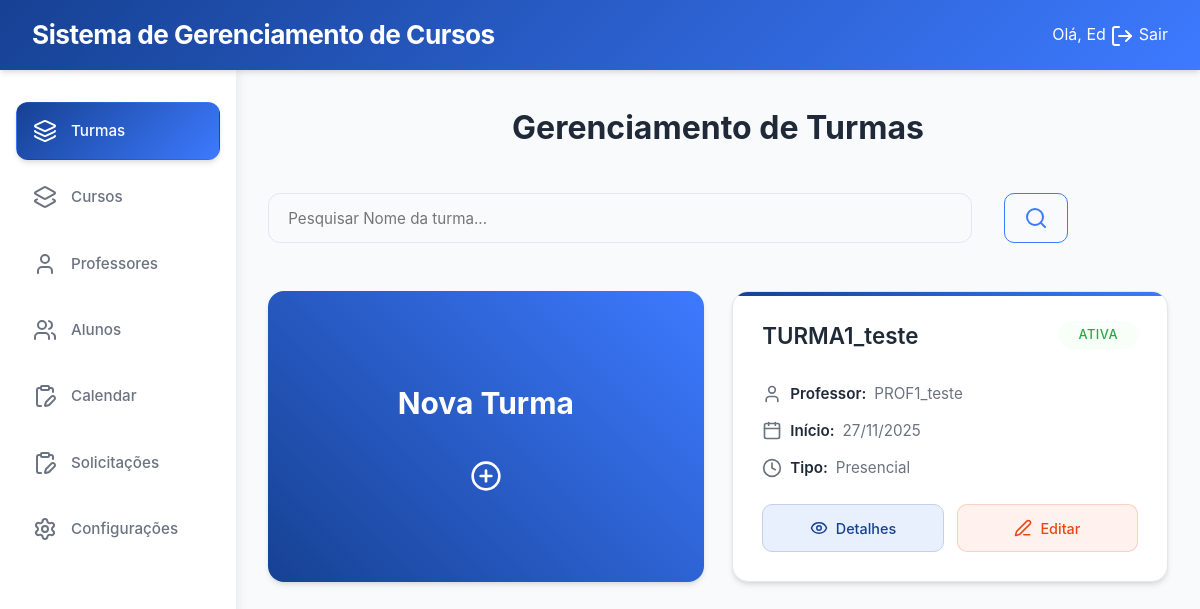
Page /secretaria/turmas/ (signed in) on the earlier database version.
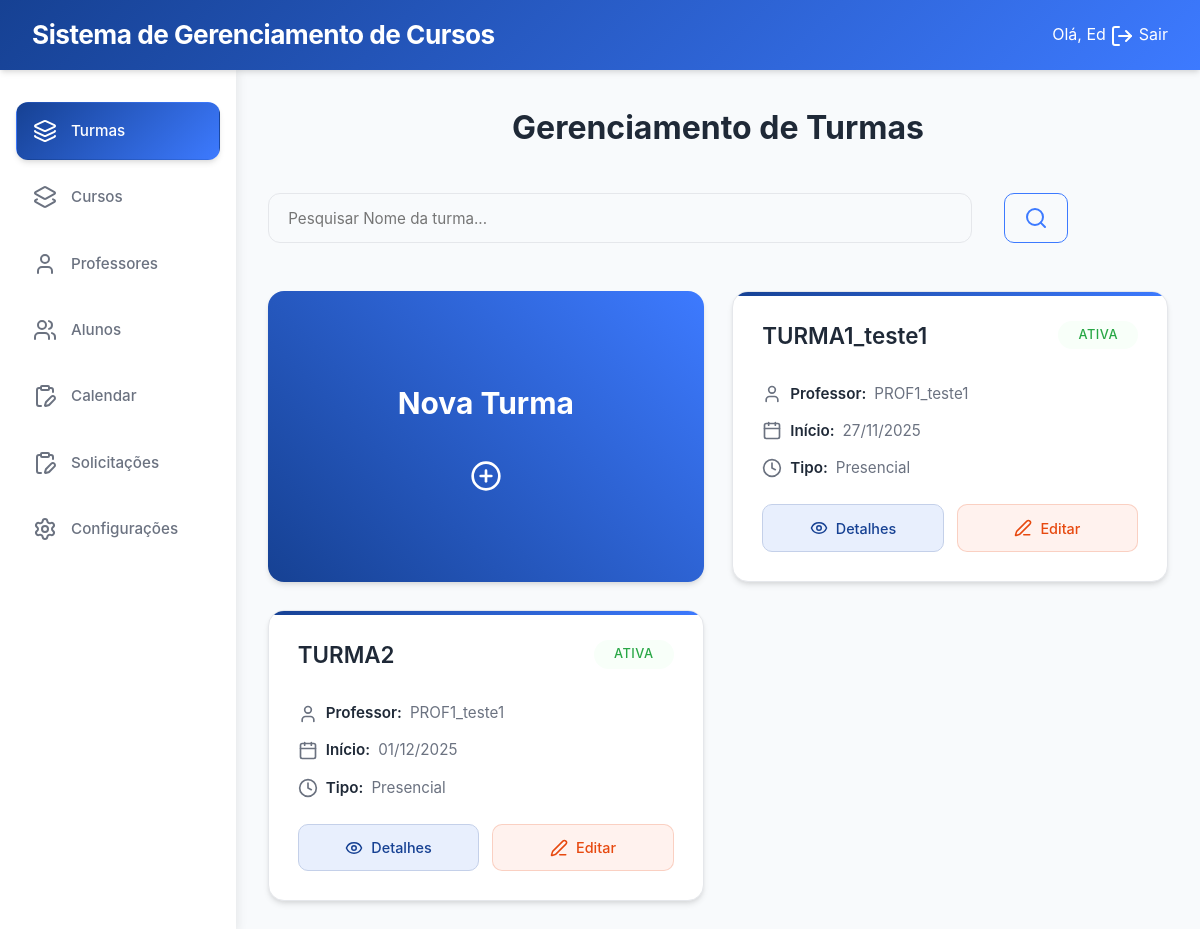
Same page on the later database version.
### cursos/models.py (models this page shows, shortened)
class Turma(models.Model):
    TIPO_AULA = [
        ('presencial', 'Presencial'),
        ('semi', 'Semi-presencial'),
        ('ead', 'EAD'),
    ]
    turma_id = models.AutoField(primary_key=True)
    nome = models.CharField(max_length=100, null=True, blank=True)
    curso = models.ForeignKey(Curso, on_delete=models.CASCADE)
    professor = models.ForeignKey('login.professor', on_delete=models.SET_NULL,  # Ou models.SET_DEFAULT
        null=True,                  # Permite NULL
        blank=True,
        default=None)
    data_inicio = models.DateField()
    data_fim = models.DateField( null=True, blank=True)
    dias_semana = models.CharField(max_length=50)
    entrada_horas = models.CharField(max_length=100, null=True, blank=True)
    saida_horas = models.CharField(max_length=100, null=True, blank=True)
    tipo = models.CharField(max_length=10, choices=TIPO_AULA)
    status = models.BooleanField(default=True)
    class Meta:
        db_table = 'Turma'

### login/models.py (models this page shows, shortened)
class Professor(models.Model):
    professor_id = models.AutoField(primary_key=True)
    usuario = models.OneToOneField(Usuario, on_delete=models.CASCADE)
    salario = models.DecimalField(max_digits=10, decimal_places=2)
    status = models.BooleanField(default=True)
    class Meta:
        db_table = 'Professor'

class Usuario(AbstractUser):
    TIPO_USUARIO = [
        ('aluno', 'Aluno'),
        ('professor', 'Professor'),
        ('secretaria', 'Secretaria'),
    ]
    usuario_id = models.AutoField(primary_key=True)
    nome = models.CharField('Nome', max_length=100, blank=True, null=True)
    sobrenome = models.CharField('Sobrenome', max_length=100, blank=True, null=True)
    email = models.EmailField('E-mail', unique=True, default=None)
    data_nascimento = models.DateField('Data de Nascimento', blank=True, null=True)
    contato = models.CharField(max_length=20, unique=True, blank=True, null=True)
    cpf = models.CharField(max_length=14, unique=True, blank=True, null=True)
    endereco = models.TextField('Endereço', blank=True, null=True)
    tipo = models.CharField(max_length=10, choices=TIPO_USUARIO)
    USERNAME_FIELD = 'email'
    REQUIRED_FIELDS = ['nome','sobrenome','cpf', 'tipo', 'username' ]
    class Meta:
        db_table = 'Usuario'

### secretaria/views.py (the view)
# urls.py: path('turmas/', TurmaListView.as_view(), name='turmaList'),
@method_decorator(secretaria_required, name='dispatch')
class TurmaListView(ListView):
    model = Turma
    template_name = "secretaria/turmaList.html"
    context_object_name = "turmas"

### secretaria/templates/secretaria/turmaList.html (shortened to what this page needs)
{% extends 'secretaria/Abase.html' %}
{% load static %}
{% block content %}
<div class="content-header">
    <h1>Gerenciamento de Turmas</h1>
</div>
<div class="container-search">
    <form method="get" class="search-bar">
        <input type="text" name="q" placeholder="Pesquisar Nome da turma..." value="{{ query }}">
        <button type="submit" class="btn btn-style">
            <i data-lucide="search"></i>
        </button>
    </form>
</div>
<div class="cards-container">
    <a href="{% url 'secretaria:turmaAdd' %}">
        <div class="card card-add">
            <h3>Nova Turma</h3>
            <i data-lucide="plus-circle" style="width: 32px; height: 32px;"></i>
        </div>
    </a>
    {% for turma in turmas %}
        <div class="card card-turma">
            <div class="card-header">
                <h2>{{ turma.nome }}</h2>
                <span class="status-badge {% if turma.status %}status-active{% else %}status-inactive{% endif %}">
                    {{ turma.status|yesno:"Ativa,Inativa" }}
                </span>
            </div>
            <p>
                <i data-lucide="user" style="width: 16px; height: 16px;"></i>
                <strong>Professor:</strong> {{ turma.professor.usuario.nome }}
            </p>
            <p>
                <i data-lucide="calendar" style="width: 16px; height: 16px;"></i>
                <strong>Início:</strong> {{ turma.data_inicio|date:"d/m/Y" }}
            </p>
            <p>
                <i data-lucide="clock" style="width: 16px; height: 16px;"></i>
                <strong>Tipo:</strong> {{ turma.tipo|title }}
            </p>
            <div class="card-actions">
                <a href="{% url 'secretaria:turmaDetail' turma.turma_id %}" class="btn btn-style3">
                    <i data-lucide="eye" style="width: 16px; height: 16px;"></i>
                    Detalhes
                </a>
                <a href="{% url 'secretaria:turmaUpdate' turma.turma_id %}" class="btn btn-style2">
                    <i data-lucide="edit-3" style="width: 16px; height: 16px;"></i>
                    Editar
                </a>
            </div>
        </div>
    {% empty %}
        <div class="no-data">
            <h3>Nenhuma turma encontrada</h3>
            <p>Comece adicionando uma nova turma ao sistema</p>
        </div>
    {% endfor %}
</div>
{% endblock content %}

Differences in the rows shown:
changed Turma: nome "TURMA1_teste" → "TURMA1_teste1"; professor.usuario.nome "PROF1_teste" → "PROF1_teste1"
added Turma: nome "TURMA2", status "ATIVA", professor.usuario.nome "PROF1_teste1", data_inicio "01/12/2025", tipo "Presencial"
